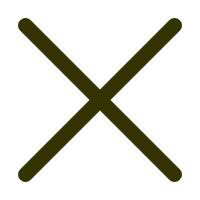
#> input picture temp/Image/cance.png, 200 x 200 px
$ python image.py
#> lines starting #> are read from the running program, lines starting #| are printed output that depends on the picture
# coding: utf-8

from PIL import Image, ImageDraw, ImageFont

# 用PIL画图

# 创建一个空白图像
img = Image.new('RGB', (800, 600), 'white')
#> img: PIL image 800x600 RGB; every value is 255

# 创建一个绘图对象
draw = ImageDraw.Draw(img)

# 画一个矩形
# draw.rectangle((50, 50, 150, 150), fill='blue')

# 画一个圆形
# draw.ellipse((100, 100, 150, 150), fill='red')

# spacing = 40
# # 画一条线
# for i in range(600 // spacing):
#     draw.line([(0, spacing * i), (600, spacing * i)], fill='black')
# for i in range(600 // spacing):
#     draw.line([(spacing * i, 0), (spacing * i, 600)], fill='black')
#
# # # 添加文字
# # font = ImageFont.truetype('arial.ttf', 36)
# # draw.text((50, 50), 'Hello, World!', fill='black', font=font)
#
# # 保存图像
# img.save('bg.jpg')

from PIL import Image

# 打开图像文件
img = Image.open('cance.png')
#> img is the input picture: PIL image 200x200 RGBA; mean R, G, B, A 8.9, 8.9, 0.5, 40.7

# 获取图像的宽度和高度
width, height = img.size
#> width = 200; height = 200

# 创建一个新的图像，大小为原始图像的1/4
new_img = img.resize((50, 50))
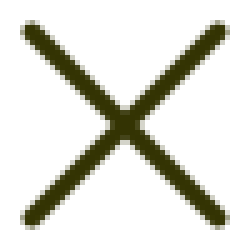
#> new_img: PIL image 50x50 RGBA (shown 5 times larger); mean R, G, B, A 11.1, 11.1, 0.7, 40.8; transparent parts drawn white

# 保存新的图像文件
new_img.save('cance2.png')

$ run again, with temp/Image/settings.png copied over temp/Image/cance.png
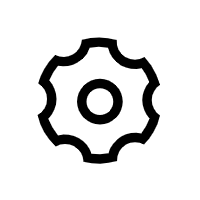
#> input picture temp/Image/settings.png, 200 x 200 px
#> img: PIL image 800x600 RGB; every value is 255
#> img is the input picture: PIL image 200x200 RGBA; mean R, G, B, A 0, 0, 0, 30.3
#> `new_img = img.resize((50, 50))`:
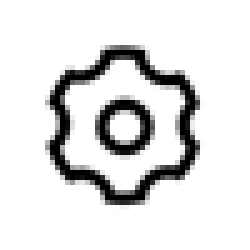
#> new_img: PIL image 50x50 RGBA (shown 5 times larger); mean R, G, B, A 0, 0, 0, 30.3; transparent parts drawn white

$ run again, with temp/Image/game_bg.jpg saved as temp/Image/cance.png
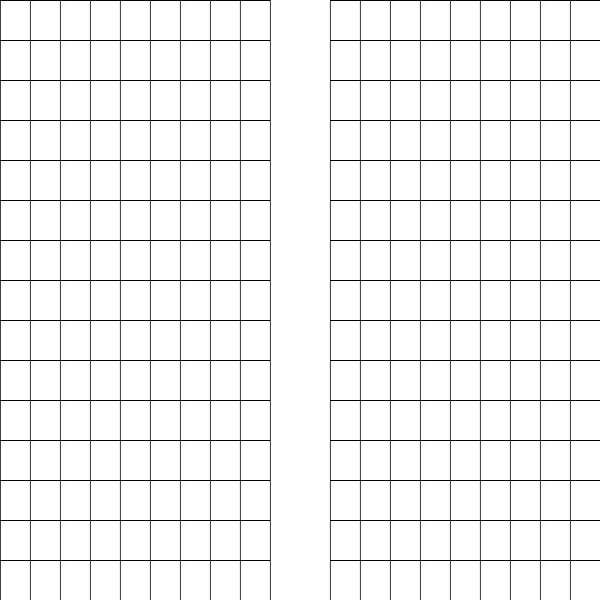
#> input picture temp/Image/game_bg.jpg, 600 x 600 px
#> img: PIL image 800x600 RGB; every value is 255
#> img is the input picture: PIL image 600x600 RGB; min 0, max 255, mean 242.7
#> `new_img = img.resize((50, 50))`:
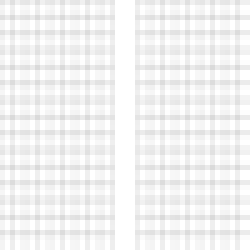
#> new_img: PIL image 50x50 RGB (shown 5 times larger); min 218, max 255, mean 242.5

$ run again, with temp/Image/red_weight.jpg saved as temp/Image/cance.png
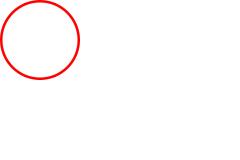
#> input picture temp/Image/red_weight.jpg, 240 x 160 px
#> img: PIL image 800x600 RGB; every value is 255
#> img is the input picture: PIL image 240x160 RGB; mean R, G, B 255, 250.9, 250.9
#> `new_img = img.resize((50, 50))`:
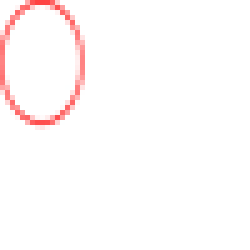
#> new_img: PIL image 50x50 RGB (shown 5 times larger); mean R, G, B 255, 250.7, 250.7
